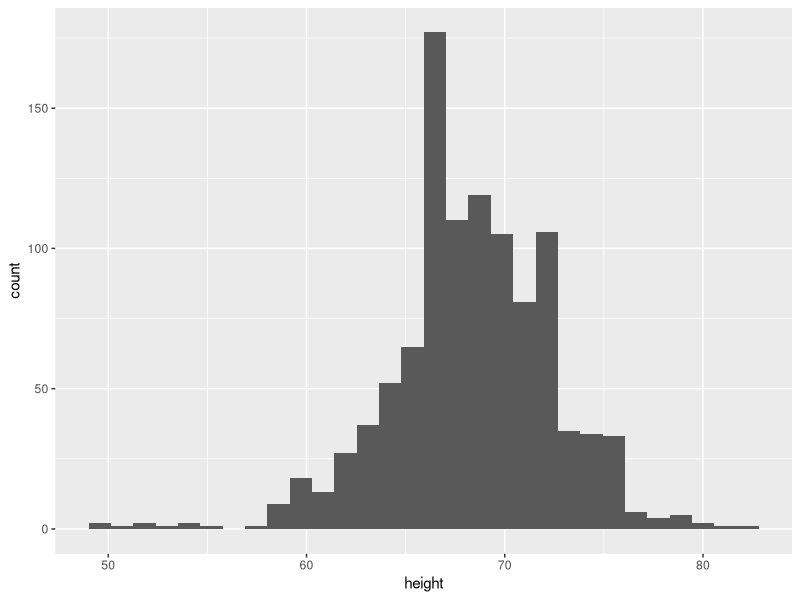
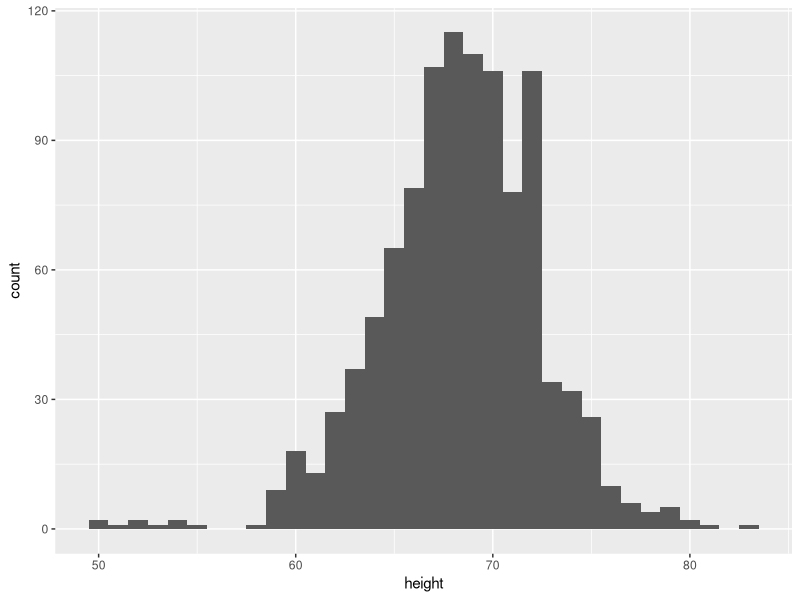
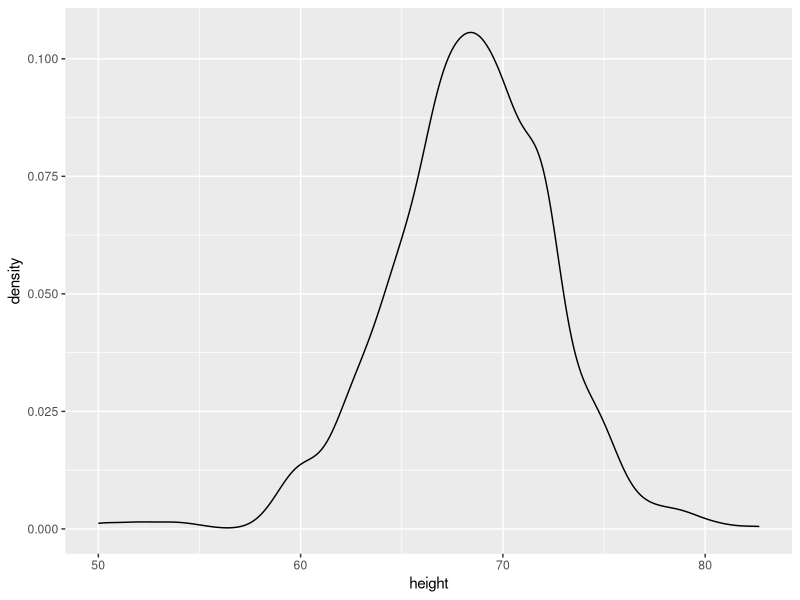
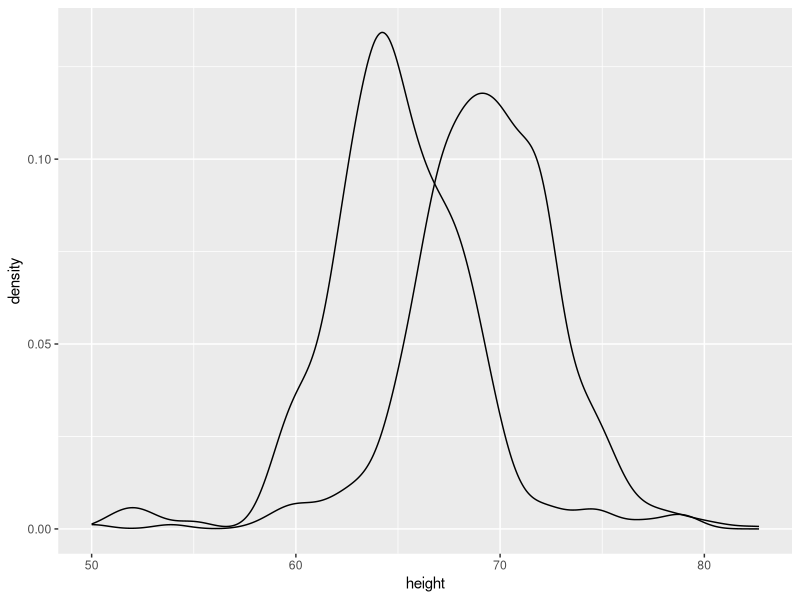
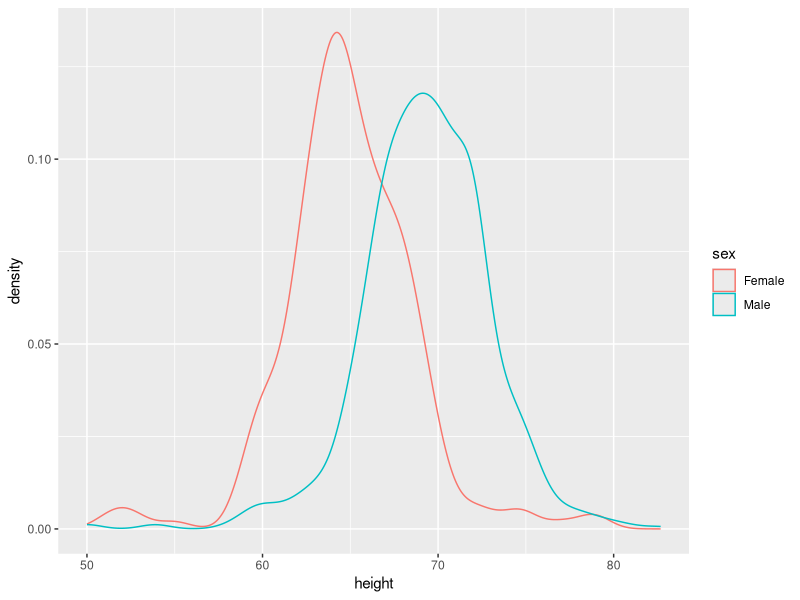
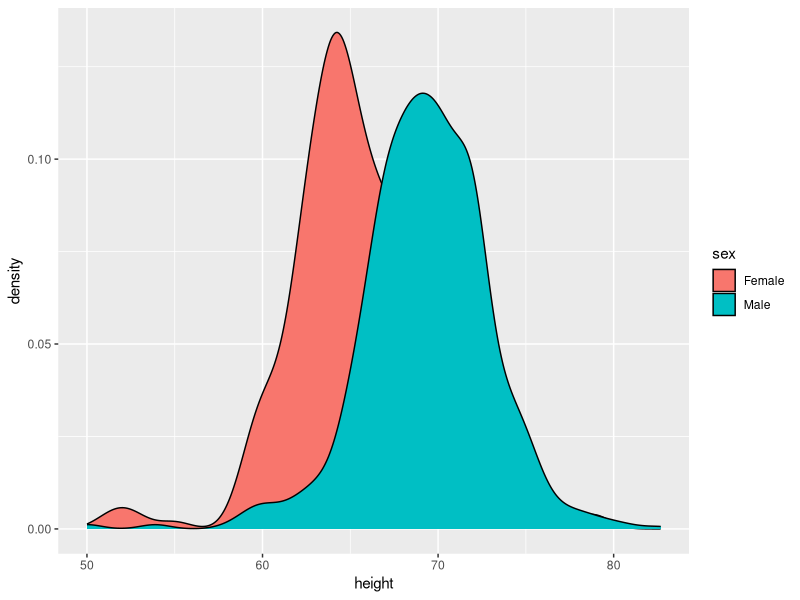
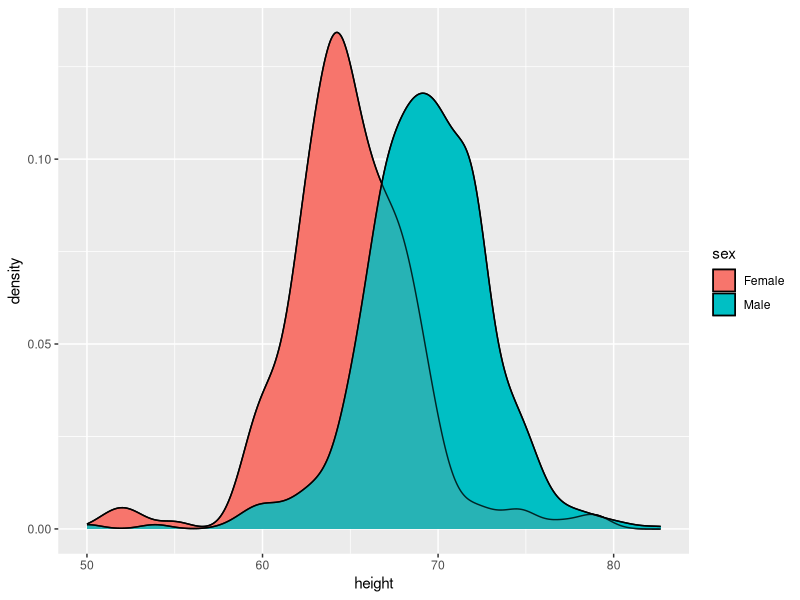

Source code (R) for these figures, in order:
library(dplyr)
library(ggplot2)
library(dslabs)

data(heights)

# Create a ggplot object called p1 to assign the heights data to a ggplot object.
# And make the histogram.

p1 <- heights %>% ggplot() +
  geom_histogram (aes(height))
# geom_histogram (aes(x=height)) # same result as above line

p1

######################################

# Add binwidth to histogram. bins of size 1 inch. 

p2 <- heights %>% ggplot() +
  geom_histogram (aes(height), binwidth = 1)

p2

######################################

# Instead of geom_histogram, now we will use geom_density to create a smooth density plot.

p3 <- heights %>% ggplot(aes(height)) + geom_density ()
#p3 <- heights %>% ggplot() + geom_density (aes(height)) # same result as above line

p3

######################################

# Create separte smooth density plots for males and females.

p4 <- heights %>% ggplot(aes(height, group = sex)) + 
  geom_density ()
# geom_density (aes(group = sex)) # same result as above line

p4

######################################

# Create separte smooth density plots for males and females.
# Assign groups through the color

p5 <- heights %>% ggplot(aes(height, color = sex)) + 
  geom_density ()
# geom_density (aes(group = sex)) # same result as above line

p5

######################################

# Create separte smooth density plots for males and females.
# Assign groups through the color
# Here part of the 1 plot is hidden behind 2nd plot
# i.e. second density is drawn over the other.

p6 <- heights %>% ggplot(aes(height, fill = sex)) + 
  geom_density ()
# geom_density (aes(group = sex)) # same result as above line

p6

######################################

# Create separte smooth density plots for males and females.
# Assign groups through the color and use alpha blending
# second density is not drawn over the other.

p7 <- heights %>% ggplot(aes(height, fill = sex)) + 
  geom_density () +
# geom_density (aes(group = sex)) # same result as above line
  geom_density(alpha = 0.2) 

p7

######################################
